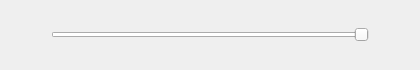
<?xml version="1.0" encoding="UTF-8"?>
<ui version="4.0">
 <class>VolumeWidget</class>
 <widget class="QWidget" name="VolumeWidget">
  <property name="geometry">
   <rect>
    <x>0</x>
    <y>0</y>
    <width>420</width>
    <height>70</height>
   </rect>
  </property>
  <property name="windowTitle">
   <string>Volume</string>
  </property>
  <property name="windowIcon">
   <iconset>
    <normaloff>../icons/volume_black.svg</normaloff>../icons/volume_black.svg</iconset>
  </property>
  <layout class="QVBoxLayout" name="verticalLayout">
   <item>
    <layout class="QHBoxLayout" name="horizontalLayout_2">
     <item>
      <spacer name="horizontalSpacer_5">
       <property name="orientation">
        <enum>Qt::Horizontal</enum>
       </property>
       <property name="sizeType">
        <enum>QSizePolicy::Fixed</enum>
       </property>
       <property name="sizeHint" stdset="0">
        <size>
         <width>40</width>
         <height>20</height>
        </size>
       </property>
      </spacer>
     </item>
     <item>
      <widget class="QSlider" name="volume_slider">
       <property name="styleSheet">
        <string notr="true">selection-color: rgb(255, 255, 255);
gridline-color: rgb(255, 255, 255);
selection-background-color: rgb(255, 255, 255);</string>
       </property>
       <property name="sliderPosition">
        <number>99</number>
       </property>
       <property name="orientation">
        <enum>Qt::Horizontal</enum>
       </property>
       <property name="tickPosition">
        <enum>QSlider::NoTicks</enum>
       </property>
      </widget>
     </item>
     <item>
      <spacer name="horizontalSpacer_6">
       <property name="orientation">
        <enum>Qt::Horizontal</enum>
       </property>
       <property name="sizeType">
        <enum>QSizePolicy::Fixed</enum>
       </property>
       <property name="sizeHint" stdset="0">
        <size>
         <width>40</width>
         <height>20</height>
        </size>
       </property>
      </spacer>
     </item>
    </layout>
   </item>
  </layout>
 </widget>
 <resources/>
 <connections/>
</ui>
